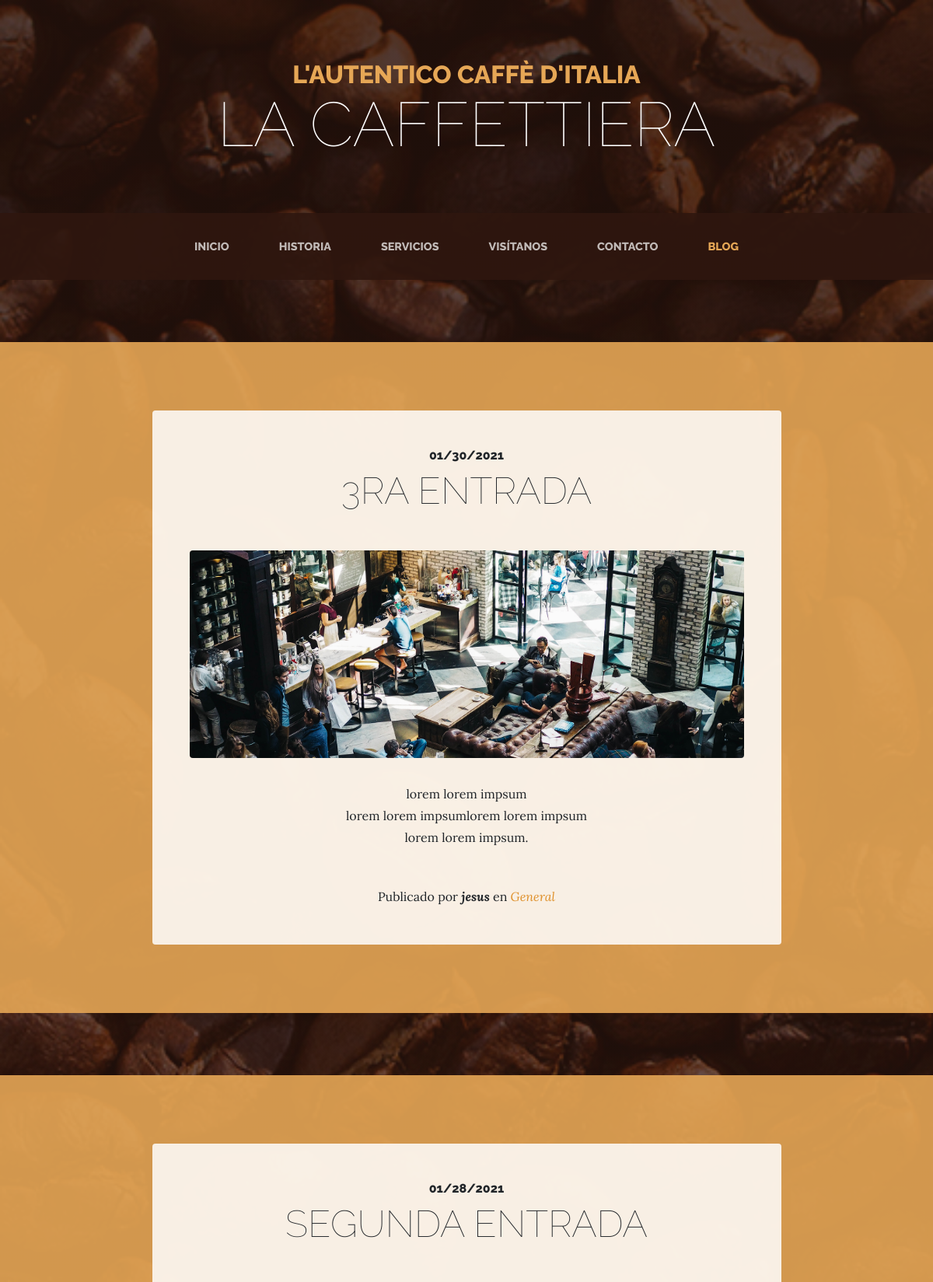
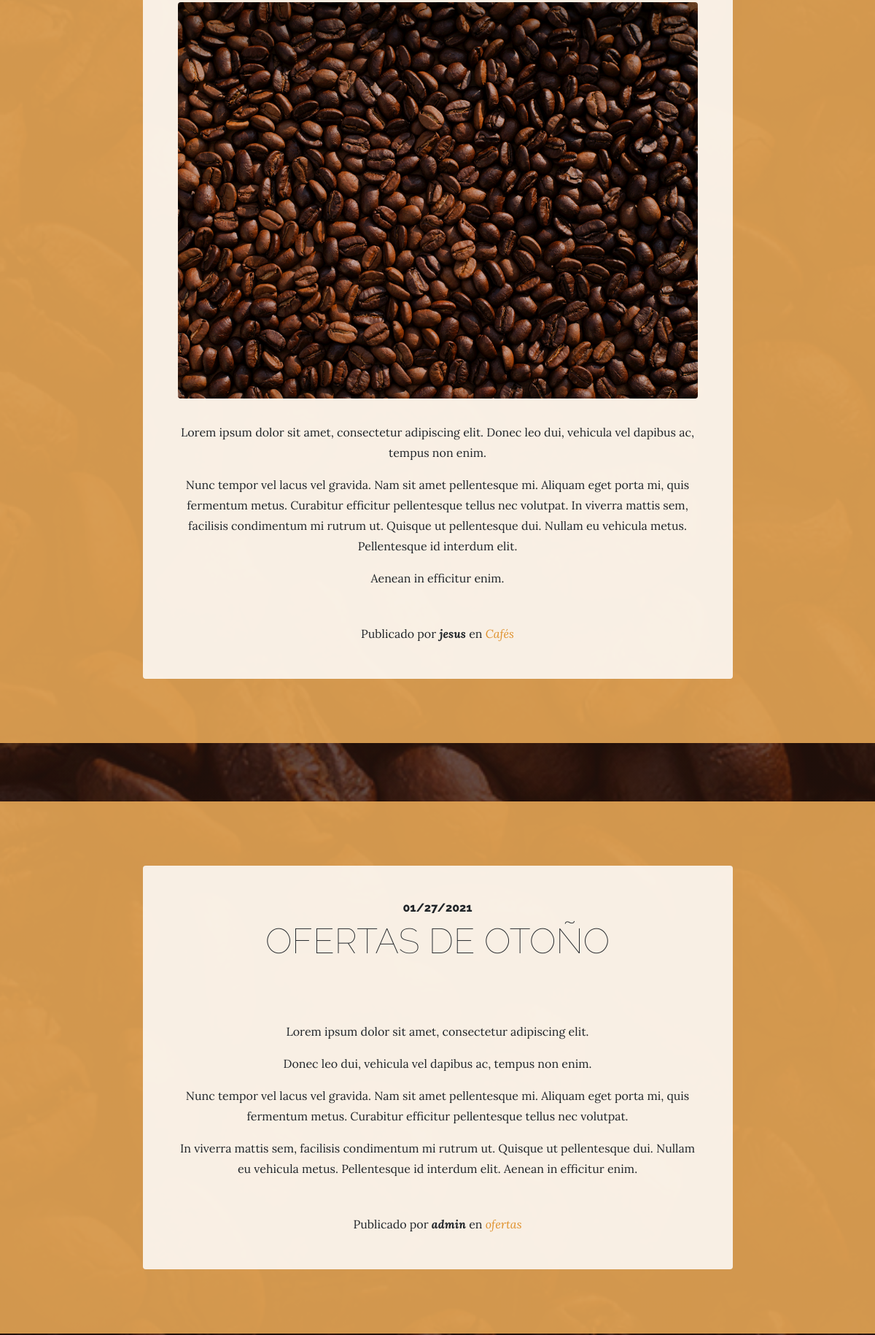
Screenshot of /blog/ (upper part) with the database file from the repository (2 pictures, top to bottom).
### blog/models.py (models this page shows, shortened)
class Post(models.Model):
    title = models.CharField(max_length=200, verbose_name='Título')
    content= models.TextField(verbose_name='Contenido')
    published = models.DateTimeField(default= now, verbose_name='Fecha de publicación')
    image = models.ImageField(null=True, blank=True, verbose_name='Imagen', upload_to= 'blog')
    author = models.ForeignKey(User, on_delete=models.CASCADE, verbose_name='Autor')
    categories = models.ManyToManyField(Category, verbose_name='Categorías', related_name='get_posts')
    created = models.DateTimeField(auto_now_add=True, verbose_name='Fecha de creacion')
    updated = models.DateTimeField(auto_now=True, verbose_name='Fecha de edición')
    class Meta:
        verbose_name='Entrada'
        verbose_name_plural = 'Entradas'
        ordering = ['-created']

class Category(models.Model):
    name = models.CharField(max_length=100, verbose_name='Nombre')
    created = models.DateTimeField(auto_now_add=True, verbose_name='Fecha de creación')
    updated = models.DateTimeField(auto_now=True, verbose_name='Fecha de edicion')
    class Meta:
        verbose_name = 'categoría'
        verbose_name_plural = 'categorías'
        ordering = ['-created']

### blog/views.py (the view)
# urls.py: path('', views.blog, name='blog'),
def blog(request):
    posts = Post.objects.all()
    return render(request, 'blog/blog.html', {'posts':posts})

### pages/templatetags/pages_extras.py (called while the page is built)
@register.simple_tag
def get_page_list():
    pages = Page.objects.all()
    return pages

### social/processors.py (called while the page is built)
def ctx_dict(request):
    ctx= {}
    links = Link.objects.all()
    for link in links:
        ctx[link.key]=link.url
    return ctx

### blog/templates/blog/blog.html (shortened to what this page needs)
{% extends 'core/base.html' %}
{% load static %}
{% block content %}
  {% for post in posts %}
    <section class="page-section cta">
      <div class="container">
        <div class="row">
          <div class="col-xl-9 mx-auto">
            <div class="cta-innerv text-center rounded">
              <h2 class="section-heading mb-5">
                <span class="section-heading-upper">{{post.published| date:"SHORT_DATE_FORMAT"}}</span>
                <span class="section-heading-lower">{{post.title}}</span>
              </h2>
              <p class="mb-0">
                <img class="mx-auto d-flex rounded img-fluid mb-3 mb-lg-0" src="{{post.image.url}}" alt="">
              </p>
              <p class="mb-0 mbt">{{post.content | linebreaks}}</p>
              <p class="mb-0 mbt">
                <span class="section-heading-under">Publicado por
                <em><b>{{post.author}}</b></em> en
                <em>
                   {% for category in post.categories.all %}
                    <a href="{% url 'category' category.id %}" class="link">{{category.name}}</a>{% if not forloop.last %},{% endif %}
                  {% endfor %}
                </em></span>
              </p>
            </div>
          </div>
        </div>
      </div>
    </section>
  {% endfor %}
  {% endblock %}

### core/static/core/css/business-casual.css (style rules this page uses)
body { font-family: 'Lora'; background: linear-gradient(rgba(47, 23, 15, 0.65), rgba(47, 23, 15, 0.65)), url("../img/bg.jpg"); background-attachment: fixed; background-position: center; background-size: cover; }
h1, h2, h3, h4, h5, h6 { font-family: 'Raleway'; }
p { line-height: 1.75; }
.page-section { margin-top: 5rem; margin-bottom: 5rem; }
.section-heading { text-transform: uppercase; }
.section-heading .section-heading-upper { display: block; font-size: 1rem; font-weight: 800; padding-bottom:.5rem; }
.section-heading .section-heading-lower { display: block; font-size: 3rem; font-weight: 100; }
.cta { padding-top: 5rem; padding-bottom: 5rem; background-color: rgba(230, 167, 86, 0.9); }
.cta .cta-innerv { position: relative; padding: 3rem; margin: 0.5rem; background-color: rgba(255, 255, 255, 0.85); }
.mbt { padding-top: 2rem; }
a.link { color: #df902a; }

### rows the page displays
Post: published "01/30/2021", title "3RA ENTRADA", image (picture), content "lorem lorem impsum lorem lorem impsumlorem lorem impsum lorem lorem impsum.", author "jesus"
Category: name "General"
Post: published "01/28/2021", title "SEGUNDA ENTRADA", image (picture), content "Lorem ipsum dolor sit amet, consectetur adipiscing elit. Donec leo dui, vehicula vel dapibus ac, tempus non enim. Nunc tempor vel lacus vel gravida. Nam sit amet pellentesque mi. Aliquam eget porta mi, quis fermentum metus. Curabitur efficitur pellentesque tellus nec volutpat. In viverra mattis sem, facilisis condimentum mi rutrum ut. Quisque ut pellentesque dui. Nullam eu vehicula metus. Pellentesque id interdum elit. Aenean in efficitur enim.", author "jesus"
Category: name "Cafés"
Post: published "01/27/2021", title "OFERTAS DE OTOÑO", content "Lorem ipsum dolor sit amet, consectetur adipiscing elit. Donec leo dui, vehicula vel dapibus ac, tempus non enim. Nunc tempor vel lacus vel gravida. Nam sit amet pellentesque mi. Aliquam eget porta mi, quis fermentum metus. Curabitur efficitur pellentesque tellus nec volutpat. In viverra mattis sem, facilisis condimentum mi rutrum ut. Quisque ut pellentesque dui. Nullam eu vehicula metus. Pellentesque id interdum elit. Aenean in efficitur enim.", author "admin"
Category: name "ofertas"
